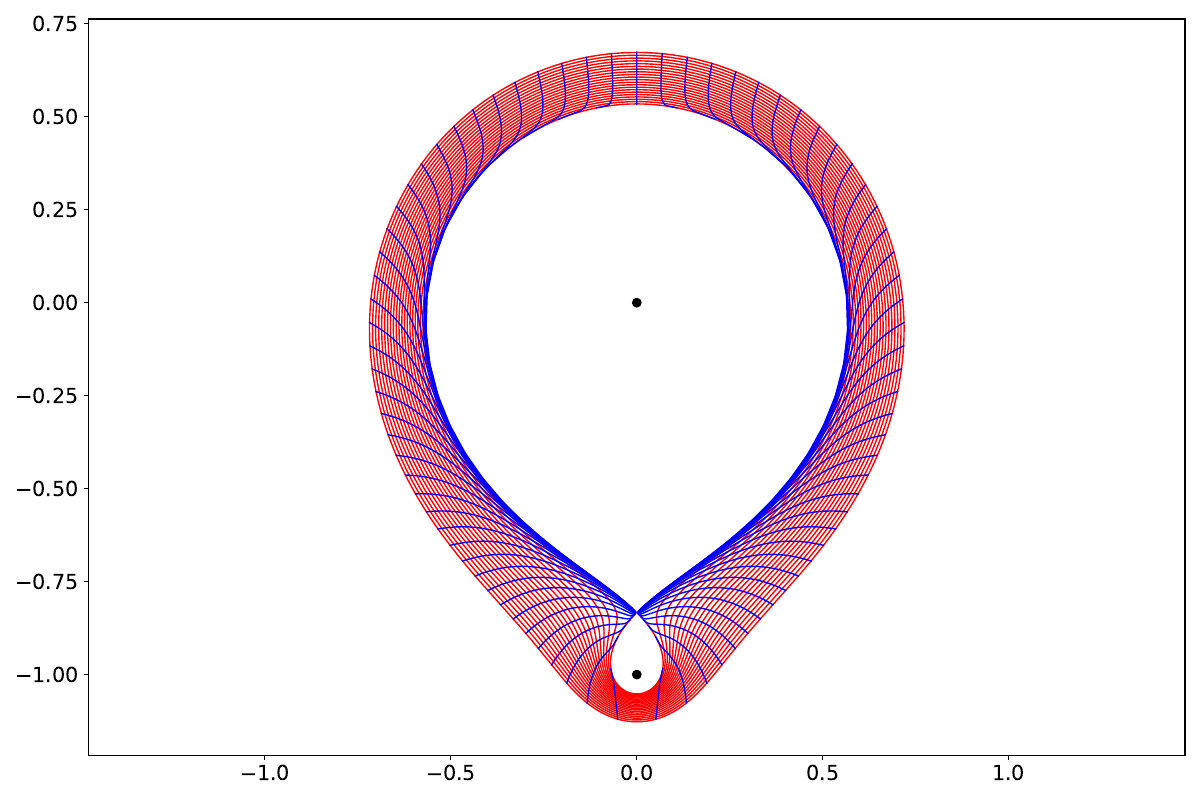

Reproduce this figure in Python.
# Script to plot outer flux coordinates in simple two-filament model

import numpy as np
import math
from scipy.integrate import solve_ivp
from scipy.optimize import root_scalar
from scipy.interpolate import interp1d
import matplotlib.pyplot as plt

beta = 0.2
qast = 12.0

def Psi (X, Y):

    f1 = X*X + Y*Y
    f2 = X*X + (Y + 1.) * (Y + 1.)

    return 0.5 * math.log (f1) + 0.5 * beta * math.log (f2)

def PsiX (X, Y):

    f1 = X*X + Y*Y
    f2 = X*X + (Y + 1.) * (Y + 1.)

    return X /f1 + beta * X /f2

def PsiY (X, Y):

    f1 = X*X + Y*Y
    f2 = X*X + (Y + 1.) * (Y + 1.)

    return Y /f1 + beta * (Y + 1.) /f2

def Rhs (t, y):

    X, Y, phi, omega = y

    psiX = PsiX (X, Y)
    psiY = PsiY (X, Y)

    gradPsi = math.sqrt (psiX * psiX + psiY * psiY)
    L2      = X*X + Y*Y

    dXdt     = - psiY /gradPsi
    dYdt     =   psiX /gradPsi
    dphidt   =   qast /gradPsi
    domegadt = (X * psiX + Y * psiY) /L2 /gradPsi

    return [dXdt, dYdt, dphidt, domegadt]

def Stop_Condition (t, y):
    
    X, Y, phi, omega = y

    return omega - 2.*math.pi

Stop_Condition.terminal  = True   
Stop_Condition.direction = +1  

X_x   = 0.
Y_x   = - 1. /(1. + beta)
Psi_x = math.log (beta ** beta /(1. + beta) ** (1. + beta))

def F (Y):

    f1 = Y*Y
    f2 = (Y+1.)*(Y+1.)

    return 0.5 * math.log (f1) + 0.5 * beta * math.log (f2) - Psi_x

Y_c = root_scalar(F, bracket=[0.01, 1.]).root
X_c = 0.

npsi   = 1000
ntheta = 80
nt     = 1000

yy = np.logspace (1.e-5, 0.1,           npsi, base = 10.0)
tt = np.linspace (0., 2.*math.pi-1.e-8, ntheta)

Xvals = np.empty((npsi, nt))
Yvals = np.empty((npsi, nt))
Xval1 = np.empty((npsi, ntheta))
Yval1 = np.empty((npsi, ntheta))

n = 0
for y in yy:
    
    X     = 0.0
    Y     = y*Y_c 
    phi   = 0.0
    omega = 0.0
    
    y0 = [X, Y, phi, omega]
    
    sol = solve_ivp(
        Rhs,
        [0., 100.],
        y0,
        method       = 'RK45',
        events       = Stop_Condition,
        dense_output = True,
        rtol         = 1e-8,
        atol         = 1e-10
    )
    
    tmax     = sol.t_events[0][0]
    t_points = np.linspace (0., tmax, nt)
    
    X_points   = sol.sol (t_points)[0]
    Y_points   = sol.sol (t_points)[1]
    phi_points = sol.sol (t_points)[2]

    Xvals[n,:] = X_points
    Yvals[n,:] = Y_points

    q = phi_points[-1] /2./math.pi

    theta_points = phi_points /q 

    Xint = interp1d (theta_points, X_points, kind = 'linear')
    Yint = interp1d (theta_points, Y_points, kind = 'linear')

    Xnew = Xint (tt)
    Ynew = Yint (tt)

    Xval1[n,:] = Xnew
    Yval1[n,:] = Ynew

    n = n + 1

fig = plt.figure (figsize = (12.0, 8.0))
plt.rc ('xtick', labelsize = 15) 
plt.rc ('ytick', labelsize = 15) 

plt.subplot (1, 1, 1)

plt.axis ('equal')

for n in range (0, npsi, 50):
    plt.plot (Xvals[n,:], Yvals[n,:], color = "red", linewidth = 1.)
plt.plot (Xvals[-1,:], Yvals[-1,:],   color = "red", linewidth = 1.)
for n in range (ntheta):
    plt.plot (Xval1[:,n], Yval1[:,n], color = "blue", linewidth = 1.)
    
#plt.axhline (0., color = 'black', linewidth = 1.5, linestyle = 'dotted')
#plt.axvline (0., color = 'black', linewidth = 1.5, linestyle = 'dotted')

plt.plot (0., 0.,  'ko')
plt.plot (0., -1., 'ko')

plt.tight_layout ()
#plt.show ()
plt.savefig ("Figure4.pdf")
    
